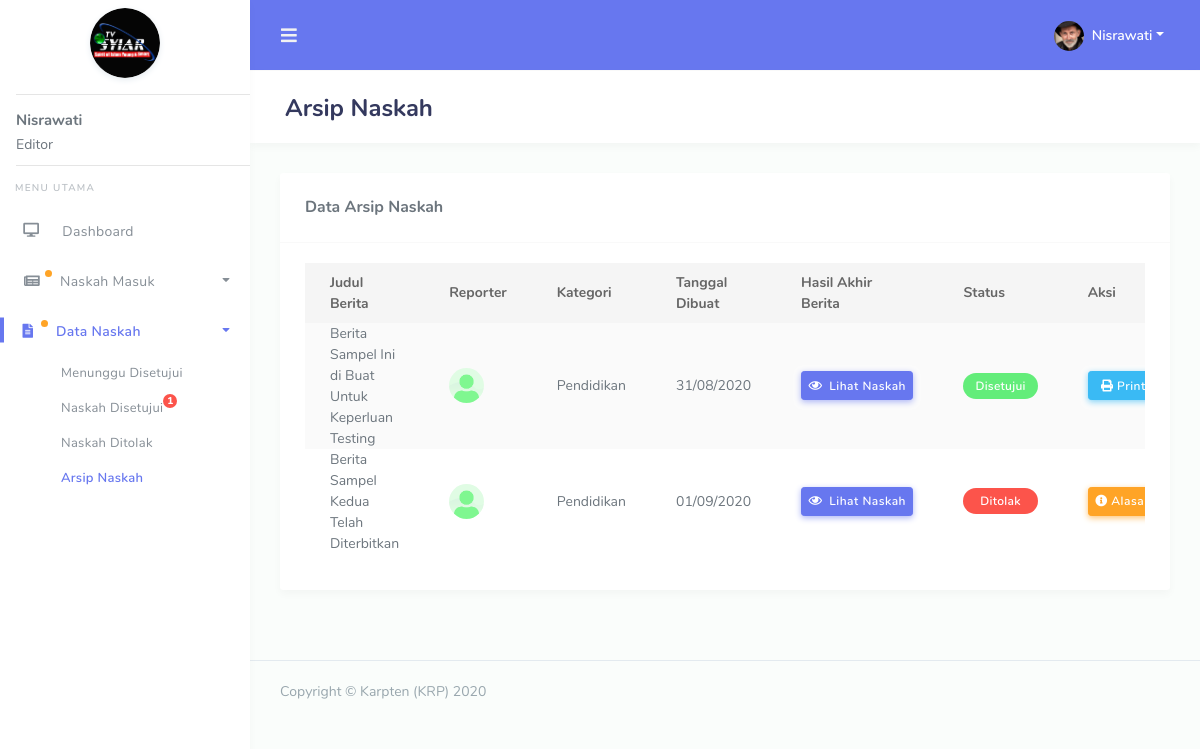
Page /editor/arsip_naskah.php (signed in) on the committed database.
### tables this page shows
CREATE TABLE `tb_users` (
  `id` int NOT NULL,
  `nama` varchar(255) NOT NULL,
  `alamat` varchar(255) NOT NULL,
  `no_hp` varchar(255) NOT NULL,
  `jabatan` varchar(255) NOT NULL,
  `foto` varchar(255) NOT NULL DEFAULT 'default.png',
  `username` varchar(255) NOT NULL,
  `password` varchar(255) NOT NULL,
  `status` varchar(255) NOT NULL DEFAULT 'waiting'
);

CREATE TABLE `tb_revisi` (
  `id` int NOT NULL,
  `berita_id` int NOT NULL,
  `editor_id` int NOT NULL,
  `berita_revisi` text NOT NULL,
  `catatan_editor` text NOT NULL
);

CREATE TABLE `tb_berita` (
  `id` int NOT NULL,
  `user_id` int NOT NULL,
  `judul` varchar(255) NOT NULL,
  `kategori` varchar(255) NOT NULL,
  `berita_created` text NOT NULL,
  `berita_final` text,
  `tanggal` datetime NOT NULL,
  `konten` varchar(255) DEFAULT NULL,
  `status` varchar(255) NOT NULL
);

### editor/arsip_naskah.php (the view, shortened to what this page needs)
<?php
require('template/header.php');
$revisi = mysqli_query($conn, "SELECT * FROM tb_revisi WHERE editor_id = '$id'");
?>
<div class="main-content">
  <section class="section">
    <div class="section-header">
      <h1>Arsip Naskah</h1>
    </div>
    <div class="section-body">
      <div class="row">
        <div class="col-12">
          <div class="card">
            <div class="card-header">
              <h4>Data Arsip Naskah</h4>
            </div>
            <div class="card-body">
              <div class="table-responsive">
                <table class="table table-striped" id="table-1">
                  <thead>
                    <tr>
                      <th style="max-width: 200px;">Judul Berita</th>
                      <th>Reporter</th>
                      <th>Kategori</th>
                      <th>Tanggal Dibuat</th>
                      <th>Hasil Akhir Berita</th>
                      <th>Status</th>
                      <th>Aksi</th>
                    </tr>
                  </thead>
                  <tbody>
                    <?php foreach ($revisi as $rev) {
                      $berita_id = $rev['berita_id'];
                      $berita = mysqli_query($conn, "SELECT * FROM tb_berita WHERE id = '$berita_id' AND (status = 'verify_' OR status = 'refuse_')");
                      $dta = mysqli_fetch_assoc($berita);
                      if ($dta) {
                        $user_id = $dta['user_id'];
                        $reporter = mysqli_query($conn, "SELECT * FROM tb_users WHERE id = '$user_id'");
                        $usr = mysqli_fetch_assoc($reporter);
                        if ($dta['status'] == 'verify_') {
                          $caption = 'Disetujui';
                          $color = 'badge-success';
                          $button = 'print';
                        } else if ($dta['status'] == 'refuse_') {
                          $caption = 'Ditolak';
                          $color = 'badge-danger';
                          $button = 'alasan';
                        } ?>
                        <tr>
                          <td><?= $dta['judul'] ?></td>
                          <td>
                            <a href="#" data-toggle="modal" data-target="#modal-reporter<?= $dta['id'] ?>">
                              <img alt="image" src="../assets/img/avatar/<?= $usr['foto'] ?>" class="rounded-circle" data-toggle="tooltip" title="" data-original-title="<?= $usr['nama'] ?>" width="35">
                            </a>
                          </td>
                          <td><?= $dta['kategori'] ?></td>
                          <td><?= date('d/m/Y', strtotime($dta['tanggal'])) ?></td>
                          <td>
                            <a href="#" class="btn btn-icon icon-left btn-primary btn-sm" data-toggle="modal" data-target="#modal-berita<?= $dta['id'] ?>" data-toggle1="tooltip" title="" data-original-title="Lihat Hasil Akhir Naskah"><i class="far fa-eye"></i> Lihat Naskah</a>
                          </td>
                          <td>
                            <div class="badge <?= $color ?> col-12"><?= $caption ?></div>
                          </td>
                          <td>
                            <?php if ($button == 'print') { ?>
                              <a href="#" class="btn btn-icon icon-left btn-info btn-sm btn-block" id="set_print" data-toggle1="tooltip" title="" data-original-title="Print Naskah" data-id="<?= $dta['id'] ?>"><i class="fa fa-print"></i> Print</a>
                            <?php } else { ?>
                              <a href="#" class="btn btn-icon icon-left btn-warning btn-sm btn-block" data-toggle="modal" data-target="#modal-alasan<?= $dta['id'] ?>" data-toggle1="tooltip" title="" data-original-title="Lihat Alasan Penolakan"><i class="fa fa-info-circle"></i> Alasan</a>
                            <?php } ?>
                          </td>
                        </tr>
                    <?php }
                    } ?>
                  </tbody>
                </table>
              </div>
            </div>
          </div>
        </div>
      </div>
    </div>
  </section>
</div>
<?php
require('template/footer.php');
?>

### editor/template/header.php (shortened to what this page needs)
<?php
require('../config.php');
$get_id = $_SESSION['get_id'];
$result = mysqli_query($conn, "SELECT * FROM tb_users WHERE id = '$get_id'");
$get = mysqli_fetch_assoc($result);
$nama = $get['nama'];
$foto = $get['foto'];
$id = $get['id'];
$getNaskah_baru = mysqli_query($conn, "SELECT * FROM tb_berita WHERE status = 'waiting'");
$naskah_baru = mysqli_num_rows($getNaskah_baru);
$revisi = mysqli_query($conn, "SELECT * FROM tb_revisi WHERE editor_id = '$id'");
$naskah_revisi = 0;
$naskah_verify = 0;
foreach ($revisi as $rev) {
  $berita_id = $rev['berita_id'];
  $berita = mysqli_query($conn, "SELECT * FROM tb_berita WHERE id = '$berita_id' AND (status = 'verify')");
  $dta = mysqli_fetch_assoc($berita);
  if ($dta) $naskah_verify = $naskah_verify + 1;
}
$naskah_refuse = 0;
?>
<!DOCTYPE html>
<html lang="en">
<head>
  <link rel="stylesheet" href="../assets/modules/bootstrap/css/bootstrap.min.css">
  <link rel="stylesheet" href="../assets/modules/fontawesome/css/all.min.css">
  <link rel="stylesheet" href="../assets/modules/jqvmap/dist/jqvmap.min.css">
  <link rel="stylesheet" href="../assets/modules/owlcarousel2/dist/../assets/owl.carousel.min.css">
  <link rel="stylesheet" href="../assets/modules/owlcarousel2/dist/../assets/owl.theme.default.min.css">
  <link rel="stylesheet" href="../assets/modules/summernote/summernote-bs4.css">
  <link href="../assets/modules/richtext-editor/css/froala_editor.min.css" rel="stylesheet">
  <link href="../assets/modules/richtext-editor/css/froala_editor.pkgd.min.css" rel="stylesheet">
  <link rel="stylesheet" href="../assets/modules/datatables/datatables.min.css">
  <link rel="stylesheet" href="../assets/modules/datatables/DataTables-1.10.16/css/dataTables.bootstrap4.min.css">
  <link rel="stylesheet" href="../assets/modules/datatables/Select-1.2.4/css/select.bootstrap4.min.css">
  <link rel="stylesheet" href="../assets/css/style.css">
  <link rel="stylesheet" href="../assets/css/components.css">
  </head>
  <body>
    <div id="app">
      <div class="main-wrapper main-wrapper-1">
        <div class="navbar-bg"></div>
        <nav class="navbar navbar-expand-lg main-navbar">
          <form class="form-inline mr-auto">
            <ul class="navbar-nav mr-3">
              <li><a href="#" data-toggle="sidebar" class="nav-link nav-link-lg"><i class="fas fa-bars"></i></a></li>
            </ul>
          </form>
          <ul class="navbar-nav navbar-right">
            <li class="dropdown"><a href="#" data-toggle="dropdown" class="nav-link dropdown-toggle nav-link-lg nav-link-user">
              <img alt="image" src="../assets/img/avatar/<?= $foto ?>" class="rounded-circle mr-1">
              <div class="d-sm-none d-lg-inline-block"><?= $nama ?></div></a>
            </li>
          </ul>
        </nav>
        <div class="main-sidebar sidebar-style-2">
          <aside id="sidebar-wrapper">
            <div class="sidebar-brand">
              <a href="index.php">
                <img src="../assets/img/logo.png" alt="logo" width="70" class="mt-2 shadow-light rounded-circle">
              </a>
              <div class="text-left pl-3">
                <hr style="margin-bottom: -5px;">
                <b style="font-size: 15px;"><?= $nama ?></b>
                <p style="margin-bottom: -10px; margin-top: -20px;">Editor</p>
                <hr>
              </div>
            </div>
            <ul class="sidebar-menu mt-3">
              <li class="menu-header">Menu Utama</li>
              <li id="dashboard"><a class="nav-link" href="index.php"><i class="fa fa-desktop"></i> <span>Dashboard</span></a></li>
              <li class="dropdown" id="kelola_naskah">
                <a href="#" class="nav-link has-dropdown" data-toggle="dropdown">
                  <?php if ($naskah_baru >= 1 || $naskah_revisi >= 1) { ?>
                    <span class="beep" style="width: 40px;">
                      <i class="fa fa-newspaper" style="margin-left: -2px;"></i>
                    </span>
                  <?php } else { ?>
                    <i class="fa fa-newspaper"></i>
                  <?php } ?>
                  <span>Naskah Masuk</span>
                </a>
              </li>
              <li class="dropdown" id="data_naskah">
                <a href="#" class="nav-link has-dropdown" data-toggle="dropdown">
                  <?php if ($naskah_verify >= 1 || $naskah_refuse >= 1) { ?>
                    <span class="beep" style="width: 40px;">
                      <i class="fa fa-file-alt" style="margin-left: -2px;"></i>
                    </span>
                  <?php } else { ?>
                    <i class="fa fa-file-alt"></i>
                  <?php } ?>
                  <span>Data Naskah</span>
                </a>
                <ul class="dropdown-menu">
                  <li id="menunggu_disetujui">
                    <a class="nav-link" href="menunggu_disetujui.php">Menunggu Disetujui</a>
                  </li>
                  <li id="naskah_disetujui">
                    <a class="nav-link" href="naskah_disetujui.php">Naskah Disetujui
                      <?php if ($naskah_verify >= 1) { ?>
                        <span class="badge badge-danger text-center mb-3" style="width: 14px; padding: 2px; font-size: 10px;"><b><?= $naskah_verify ?></b></span>
                      <?php } ?>
                    </a>
                  </li>
                  <li id="naskah_ditolak">
                    <a class="nav-link" href="naskah_ditolak.php">Naskah Ditolak
                    </a>
                  </li>
                  <li id="arsip_naskah">
                    <a class="nav-link" href="arsip_naskah.php">Arsip Naskah</a>
                  </li>
                </ul>
              </li>
            </aside>
          </div>

### rows in the picture
tb_users: foto (picture), nama "Nisrawati"
tb_revisi: berita.judul "Berita Sampel Ini di Buat Untuk Keperluan Testing", tb_users.foto (picture), berita.kategori "Pendidikan", berita.tanggal "31/08/2020", berita.status "Disetujui"
tb_revisi: berita.judul "Berita Sampel Kedua Telah Diterbitkan", tb_users.foto (picture), berita.kategori "Pendidikan", berita.tanggal "01/09/2020", berita.status "Ditolak"

### other values in the picture
$naskah_verify "1"
